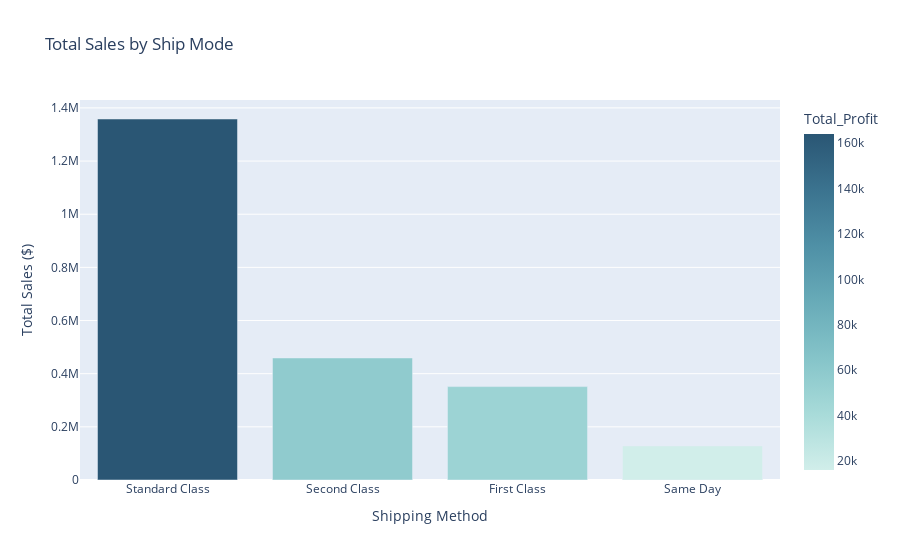

Notebook code for this chart:
### Code cell
fig_ship_mode_sales = px.bar(
    ship_mode_performance,
    x="Ship Mode",
    y="Total_Sales",
    title="Total Sales by Ship Mode",
    labels={
        "Ship Mode": "Shipping Method",
        "Total_Sales": "Total Sales ($)"
    },
    hover_data=['Total_Profit'], 
    color="Total_Profit", 
    color_continuous_scale=px.colors.sequential.Teal 
)

fig_ship_mode_sales.update_layout(xaxis_title="Shipping Method", yaxis_title="Total Sales ($)")
fig_ship_mode_sales.show()

### Figure 1 — Plotly figure (JSON) as saved in the notebook; plotly's stock layout.template omitted (floating-point values rounded to 4 significant figures)
{"data": [{"alignmentgroup": "True", "customdata": [[164100.0], [57450.0], [48970.0], [15890.0]], "hovertemplate": "Shipping Method=%{x}<br>Total Sales ($)=%{y}<br>Total_Profit=%{marker.color}<extra></extra>", "legendgroup": "", "marker": {"color": [164100.0, 57450.0, 48970.0, 15890.0], "coloraxis": "coloraxis", "pattern": {"shape": ""}}, "name": "", "offsetgroup": "", "orientation": "v", "showlegend": false, "textposition": "auto", "type": "bar", "x": ["Standard Class", "Second Class", "First Class", "Same Day"], "xaxis": "x", "y": [1358000.0, 459200.0, 351400.0, 128400.0], "yaxis": "y"}], "layout": {"barmode": "relative", "coloraxis": {"colorbar": {"title": {"text": "Total_Profit"}}, "colorscale": [[0, "rgb(209, 238, 234)"], [0.1667, "rgb(168, 219, 217)"], [0.3333, "rgb(133, 196, 201)"], [0.5, "rgb(104, 171, 184)"], [0.6667, "rgb(79, 144, 166)"], [0.8333, "rgb(59, 115, 143)"], [1, "rgb(42, 86, 116)"]]}, "legend": {"tracegroupgap": 0}, "title": {"text": "Total Sales by Ship Mode"}, "xaxis": {"anchor": "y", "domain": [0, 1], "title": {"text": "Shipping Method"}}, "yaxis": {"anchor": "x", "domain": [0, 1], "title": {"text": "Total Sales ($)"}}}}
